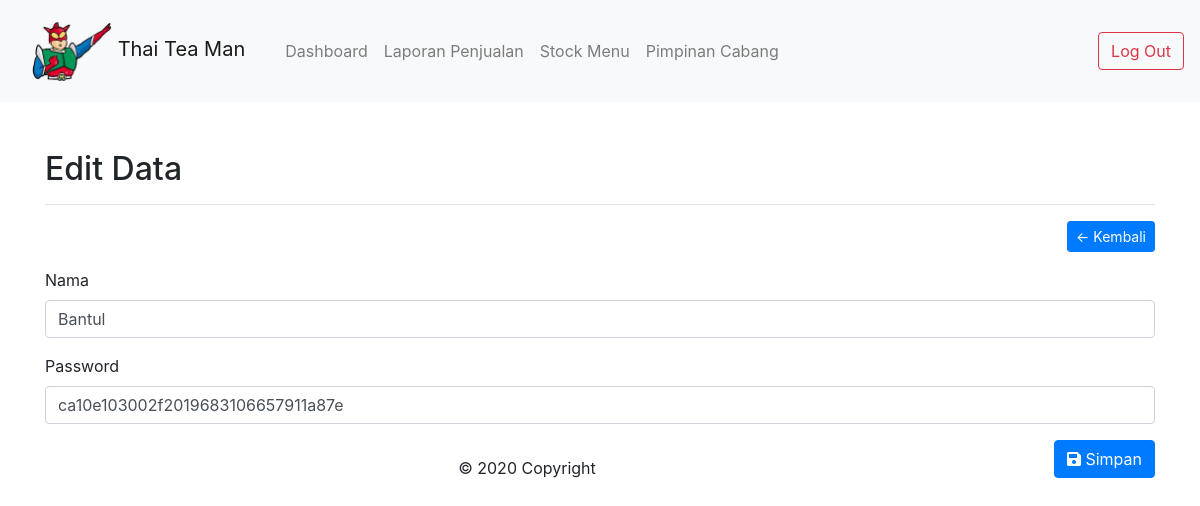
The app's page /admin/petugas-kasir.php?h=edit-kasir&id=3 (signed in), older data.
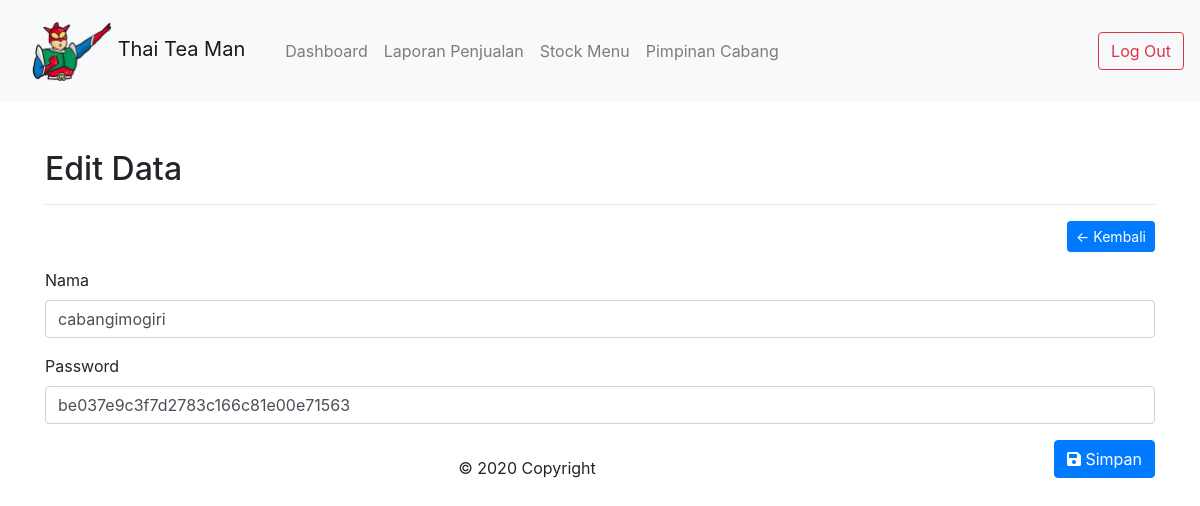
The same page, newer data.
### tables this page shows
CREATE TABLE `tb_users` (
  `id` int(11) NOT NULL,
  `nama` varchar(255) NOT NULL,
  `password` varchar(255) NOT NULL,
  `jabatan` enum('admin','kasir') NOT NULL
);

### admin/includes/edit-kasir.php (the view, shortened to what this page needs)
<div class="container mt-5">
	<h2>Edit Data</h2>
	<hr>
	<a href="petugas-kasir.php" class="btn btn-primary btn-sm float-right">&larr; Kembali</a>
	<div class="clearfix"></div>
	<?php
	$kasir = $conn->query("SELECT * FROM tb_users WHERE id = '".$_GET['id']."'");
	$data = $kasir->fetch_assoc();
	?>
	<form action="proses/edit_kasir.php" method="POST" class="mt-3" autocomplete="off">
		<div class="form-group">
			<label for="nama">Nama</label>
			<input type="text" name="nama" value="<?= $data['nama'] ?>" class="form-control" autofocus required>
		</div>
		<div class="form-group">
			<label for="password">Password</label>
			<input type="text" name="password" value="<?= $data['password'] ?>" class="form-control" required>
		</div>
		<button type="submit" class="btn btn-primary float-right"><i class="fas fa-save"></i> Simpan</button>
	</form>
</div>

Row changes from the older to the newer data that the page shows:
changed tb_users: nama "Bantul" → "cabangimogiri"; password "ca10e103002f2019683106657911a87e" → "be037e9c3f7d2783c166c81e00e71563"
